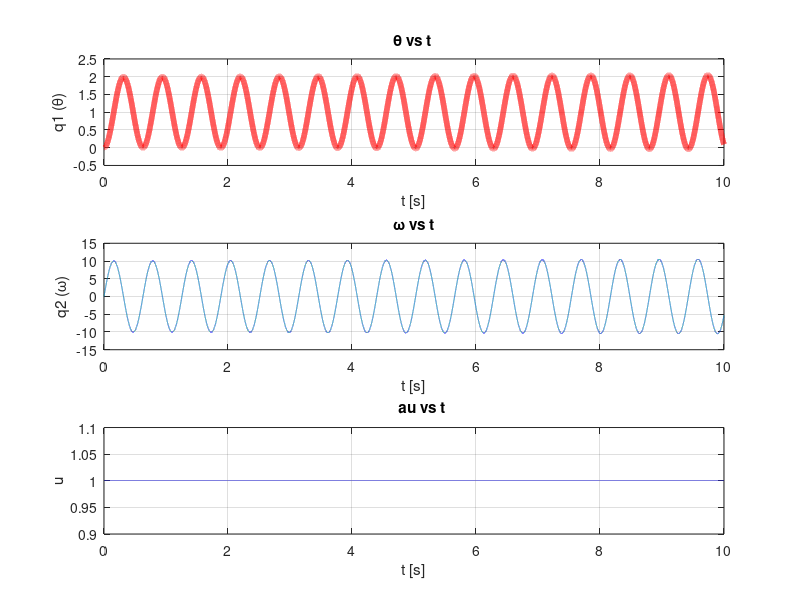

This chart was generated by the following MATLAB code:
clear all; close all; clc;

% Parámetros de simulación.
J = 100e-3      % Momento de inercia
T = 10          % Tiempo de simulacion
dt = 0.0001        % Intervalo de muestreo
N = T/dt        % Indice maximo para estados discretos
ts = 0:dt:T-dt; % Vector de tiempos discretos
kp = 10; 
Titad = ones(1, N);

% Vector de estado inicial.
% q1 = theta; q2 = theta_punto
q0 = [0; 0];

% Vector de estados e inicialización.
q = zeros(2, N);
q(:, 1) = q0;

% Vector de acciones de control.
%u = zeros(1, N);
% Acciones de control
% u(1, 1:1:N)=1;
u = ones(1, N);

% Matrices del sistema de estados discretizado.
A = [1, dt; 0, 1];
B = [0; dt/J];

% Bucle para cálculo de los estados.
for i = 1 : (N-1)
	q(:, i+1) = A*q(:, i) + B*kp*(Titad(:,i) - q(1,i));
end

figure; 
subplot(3, 1, 1); plot(ts, q(1, :), 'LineWidth',4, 'color','r'); 
grid on; title('\theta vs t '); xlabel('t [s]'); ylabel('q1 (\theta)');
subplot(3, 1, 2); plot(ts, q(2, :)); 
grid on;title('\omega vs t'); xlabel('t [s]'); ylabel('q2 (\omega)');
subplot(3, 1, 3); plot(ts, u(1, :)); 
grid on;title(" \tau vs t"); xlabel('t [s]'); ylabel('u');
